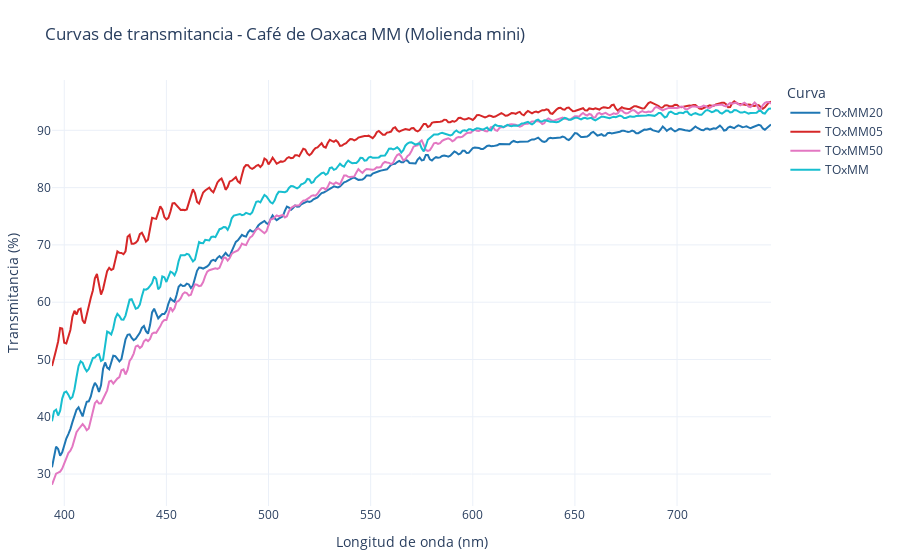

Here is the notebook cell this chart was saved with:
### Code cell
import pandas as pd
import numpy as np
import plotly.graph_objects as go
from datetime import datetime
import matplotlib.pyplot as plt
import matplotlib.colors as mcolors

# === Cargar archivo de transmitancia ===
ruta = "TOxMM_matrix.csv"
df = pd.read_csv(ruta)

# === Columnas
col_nm = [c for c in df.columns if 'nm' in c.lower()][0]
col_transmitancia = [c for c in df.columns if c != col_nm]

# === Regiones espectrales
regiones = {
    '100–200 nm': (100, 200),
    '200–300 nm': (200, 300),
    '300–400 nm': (300, 400),
    '400–500 nm': (400, 500),
    '500–600 nm': (500, 600),
    '600–700 nm': (600, 700),
    '700–800 nm': (700, 800)
}

# === Colores
colormap_base = plt.get_cmap('tab10')
colormap = colormap_base(np.linspace(0, 1, len(col_transmitancia)))
colores_hex = [mcolors.to_hex(c) for c in colormap]

# === Figura
fig = go.Figure()
fig.update_layout(
    title="Curvas de transmitancia - Café de Oaxaca MM (Molienda mini)",
    xaxis_title="Longitud de onda (nm)",
    yaxis_title="Transmitancia (%)",
    legend_title="Curva",
    template="plotly_white",
    margin=dict(l=40, r=40, t=80, b=40),
)

# === Métricas
metricas = []
for i, col in enumerate(col_transmitancia):
    datos = df[[col_nm, col]].dropna().rename(columns={col_nm: 'nm', col: 'transmitancia'})
    datos['transmitancia'] = pd.to_numeric(datos['transmitancia'], errors='coerce')
    datos = datos.dropna()
    if datos.empty:
        continue

    fig.add_trace(go.Scatter(
        x=datos['nm'],
        y=datos['transmitancia'],
        mode='lines',
        name=col,
        line=dict(color=colores_hex[i])
    ))

    max_val = datos['transmitancia'].max()
    min_val = datos['transmitancia'].min()
    avg = datos['transmitancia'].mean()
    std = datos['transmitancia'].std()
    auc = np.trapezoid(datos['transmitancia'], datos['nm'])
    lambda_max = datos['nm'][datos['transmitancia'].idxmax()]
    lambda_min = datos['nm'][datos['transmitancia'].idxmin()]

    proms_reg = {}
    for region, (a, b) in regiones.items():
        reg_vals = datos.loc[(datos['nm'] >= a) & (datos['nm'] <= b), 'transmitancia']
        proms_reg[region] = f"{reg_vals.mean():.2f}" if not reg_vals.empty else "—"

    metricas.append({
        'Color de curva': colores_hex[i],
        'Curva': col,
        'Máx (%T)': round(max_val, 2),
        'Mín (%T)': round(min_val, 2),
        'Promedio (%)': round(avg, 2),
        'Desv. Std': round(std, 2),
        'AUC': round(auc, 2),
        'λ máx (nm)': round(lambda_max, 2),
        'λ mín (nm)': round(lambda_min, 2),
        **proms_reg
    })

# === Tabla HTML
df_metricas = pd.DataFrame(metricas)
tabla_html = "<table class='styled-table'><thead><tr>"
for col in df_metricas.columns:
    tabla_html += f"<th>{col}</th>"
tabla_html += "</tr></thead><tbody>"
for _, row in df_metricas.iterrows():
    tabla_html += "<tr>"
    for col in df_metricas.columns:
        if col == "Color de curva":
            tabla_html += f"<td style='background-color:{row[col]};'></td>"
        else:
            tabla_html += f"<td>{row[col]}</td>"
    tabla_html += "</tr>"
tabla_html += "</tbody></table>"

# === HTML Final
fecha = datetime.now().strftime('%d-%m-%Y %H:%M:%S')
grafica_html = fig.to_html(full_html=False, include_plotlyjs='cdn')

html_final = f"""
<!DOCTYPE html>
<html lang="es">
<head>
  <meta charset="UTF-8">
  <title>Reporte de Transmitancia UV-Vis</title>
  <meta name="viewport" content="width=device-width, initial-scale=1.0">
  <style>
    body {{
      font-family: 'Segoe UI', Tahoma, sans-serif;
      margin: 40px;
      background-color: #fdfdfd;
      color: #222;
    }}
    h1 {{
      color: #111;
    }}
    h2 {{
      margin-top: 40px;
    }}
    .info {{
      margin-bottom: 20px;
    }}
    .lab {{
      margin-top: 40px;
      font-size: 0.95em;
      background-color: #f0f8ff;
      padding: 15px;
      border-left: 6px solid #009879;
    }}
    .styled-table {{
      border-collapse: collapse;
      margin-top: 20px;
      font-size: 1em;
      width: 100%;
      box-shadow: 0 0 10px rgba(0, 0, 0, 0.05);
    }}
    .styled-table thead tr {{
      background-color: #009879;
      color: #ffffff;
      text-align: left;
    }}
    .styled-table th, .styled-table td {{
      padding: 12px 15px;
      border: 1px solid #ddd;
      text-align: center;
    }}
    .styled-table tbody tr:nth-child(even) {{
      background-color: #f3f3f3;
    }}
    .plotly-graph-div {{
      width: 100% !important;
      height: auto !important;
    }}
  </style>
</head>
<body>

  <h1>Curvas de transmitancia - Café de Oaxaca MM (Molienda Mini)</h1> 

  <div class="info">
    <p><strong>Fecha:</strong> {fecha}</p>
  </div>

  {grafica_html}

  <h2>Métricas espectrales por curva</h2>
  {tabla_html}

  <div>
    <p>Las curvas de transmitancia permiten identificar la transparencia relativa de la muestra a lo largo del espectro. Una menor transmitancia puede sugerir absorción fuerte en ciertas regiones, lo cual es útil para análisis de compuestos activos presentes en el café.</p>
  </div>

  <div class="lab">
    <strong>Nombre del proyecto: CafeLab</strong><br><br>
    <strong>Colaboradores:</strong><br>
    Martín Rodolfo Palomino Merino – Profesor investigador, jefe responsable del laboratorio de caracterización de materiales (FCFM-BUAP).<br>
    Lizeth Jazmín Orozco García – Colaborador principal.<br>
    Julio Alfredo Ballinas García – Colaborador del proyecto.
  </div>

</body>
</html>
"""

# === Guardar archivo
with open("Comparativa_muestras_transmitancia.html", "w", encoding="utf-8") as f:
    f.write(html_final)

print("✅ HTML generado: Comparativa_muestras_transmitancia.html")
print("Rango de longitudes de onda:", df['nm'].min(), "a", df['nm'].max())
fig.show()

### Figure 1 — Plotly figure (JSON) as saved in the notebook; plotly's stock layout.template omitted (floating-point values rounded to 4 significant figures; data arrays with more than 128 entries replaced by an {"elided": "..."} marker saying what was removed)
{"data": [{"line": {"color": "#1f77b4"}, "mode": "lines", "name": "TOxMM20", "type": "scatter", "x": {"elided": "353 float values"}, "y": {"elided": "353 float values"}}, {"line": {"color": "#d62728"}, "mode": "lines", "name": "TOxMM05", "type": "scatter", "x": {"elided": "353 float values"}, "y": {"elided": "353 float values"}}, {"line": {"color": "#e377c2"}, "mode": "lines", "name": "TOxMM50", "type": "scatter", "x": {"elided": "353 float values"}, "y": {"elided": "353 float values"}}, {"line": {"color": "#17becf"}, "mode": "lines", "name": "TOxMM", "type": "scatter", "x": {"elided": "353 float values"}, "y": {"elided": "353 float values"}}], "layout": {"legend": {"title": {"text": "Curva"}}, "margin": {"b": 40, "l": 40, "r": 40, "t": 80}, "title": {"text": "Curvas de transmitancia - Café de Oaxaca MM (Molienda mini)"}, "xaxis": {"title": {"text": "Longitud de onda (nm)"}}, "yaxis": {"title": {"text": "Transmitancia (%)"}}}}
